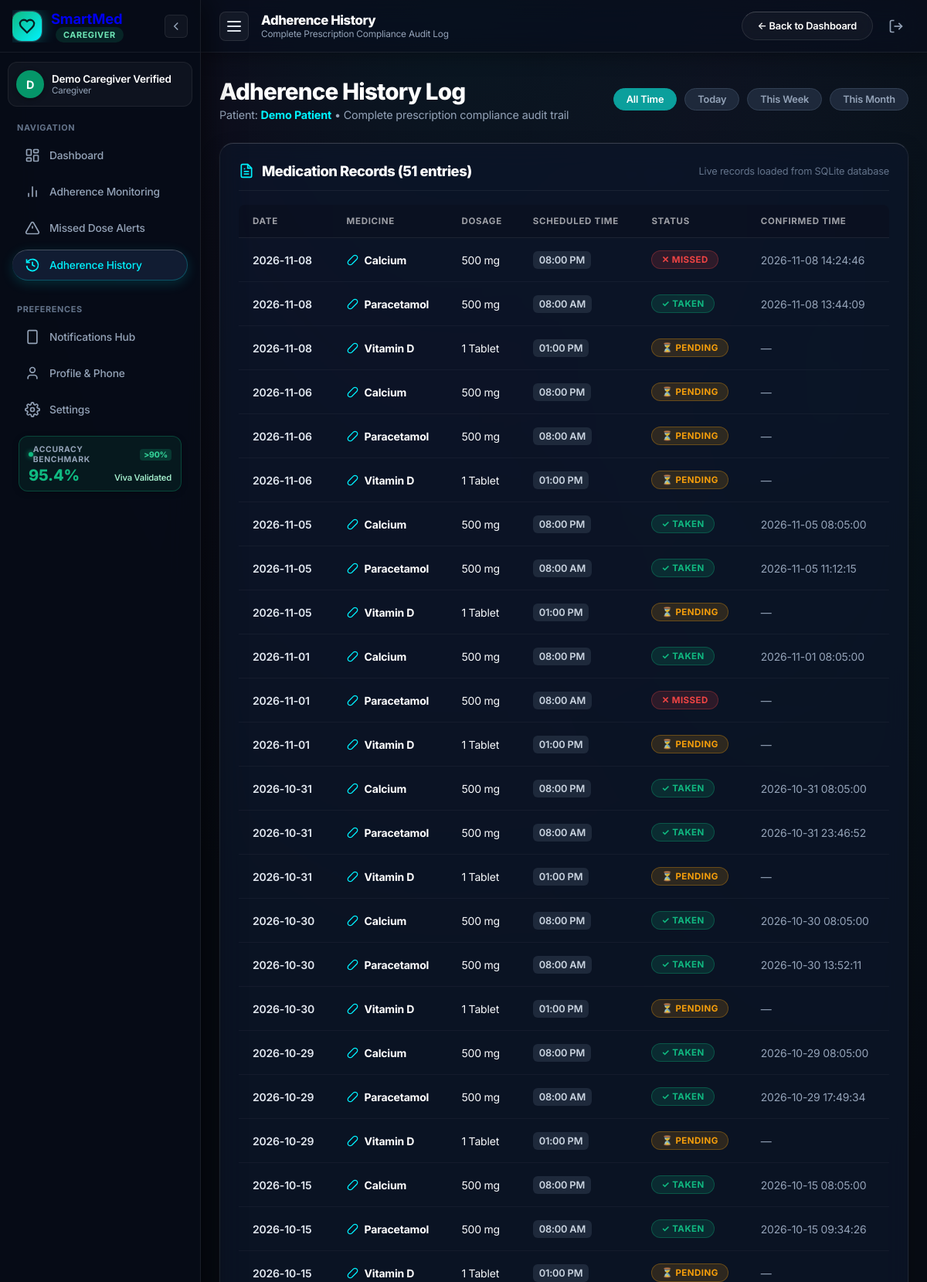
The app's page /history (signed in, upper part) with its own data.
### tables this page shows
CREATE TABLE users (
            id INTEGER PRIMARY KEY AUTOINCREMENT,
            name TEXT NOT NULL,
            email TEXT UNIQUE NOT NULL,
            password TEXT NOT NULL,
            role TEXT NOT NULL
        , phone TEXT DEFAULT '9989372530', phone_verified INTEGER DEFAULT 0, notification_consent INTEGER DEFAULT 1, notification_preferences TEXT DEFAULT 'reminders,missed,alerts', created_at TEXT DEFAULT '');

CREATE TABLE adherence (
            id INTEGER PRIMARY KEY AUTOINCREMENT,
            medication_id INTEGER NOT NULL,
            scheduled_date TEXT NOT NULL,
            scheduled_time TEXT NOT NULL,
            status TEXT NOT NULL DEFAULT 'PENDING',
            confirmed_at TEXT,
            FOREIGN KEY (medication_id) REFERENCES medications(id) ON DELETE CASCADE
        );

CREATE TABLE medications (
            id INTEGER PRIMARY KEY AUTOINCREMENT,
            patient_id INTEGER NOT NULL,
            medicine_name TEXT NOT NULL,
            dosage TEXT NOT NULL,
            frequency TEXT NOT NULL,
            scheduled_time TEXT NOT NULL,
            start_date TEXT NOT NULL,
            end_date TEXT NOT NULL, instructions TEXT DEFAULT '',
            FOREIGN KEY (patient_id) REFERENCES users(id) ON DELETE CASCADE
        );

### app.py (the view)
@app.route("/history")
def history():
    if "user_id" not in session:
        return redirect(url_for("login"))
    conn = get_db()
    cursor = conn.cursor()
    if session.get("role") == "caregiver":
        req_p = request.args.get("patient_id")
        cursor.execute("""
            SELECT u.id, u.name
            FROM caregiver_patients cp
            JOIN users u ON cp.patient_id = u.id
            WHERE cp.caregiver_id = ?
        """, (session["user_id"],))
        auth_pts = cursor.fetchall()
        if not auth_pts:
            conn.close()
            return "No authorized patients assigned to your account.", 403
        if req_p:
            match = [p for p in auth_pts if p["id"] == int(req_p)]
            if not match:
                conn.close()
                return "403 Forbidden: You are not authorized to view this patient.", 403
            patient_id = match[0]["id"]
            patient_name = match[0]["name"]
        else:
            patient_id = auth_pts[0]["id"]
            patient_name = auth_pts[0]["name"]
    else:
        patient_id = session["user_id"]
        patient_name = session.get("user_name")
    filter_period = request.args.get("filter", "all")  # today, week, month, all
    today = date.today()
    query = """
        SELECT
            a.id,
            a.scheduled_date,
            a.scheduled_time,
            a.status,
            a.confirmed_at,
            m.medicine_name,
            m.dosage,
            m.frequency,
            m.instructions
        FROM adherence a
        JOIN medications m ON a.medication_id = m.id
        WHERE m.patient_id = ?
    """
    params = [patient_id]
    if filter_period == "today":
        query += " AND a.scheduled_date = ?"
        params.append(today.strftime("%Y-%m-%d"))
    elif filter_period == "week":
        week_ago = (today - timedelta(days=7)).strftime("%Y-%m-%d")
        query += " AND a.scheduled_date >= ?"
        params.append(week_ago)
    elif filter_period == "month":
        month_ago = (today - timedelta(days=30)).strftime("%Y-%m-%d")
        query += " AND a.scheduled_date >= ?"
        params.append(month_ago)
    query += " ORDER BY a.scheduled_date DESC, a.scheduled_time DESC"
    cursor.execute(query, params)
    history_records = cursor.fetchall()
    conn.close()
    return render_template(
        "history.html",
        records=history_records,
        active_filter=filter_period,
        patient_name=patient_name
    )

### templates/history.html (shortened to what this page needs)
<!DOCTYPE html>
<html lang="en">
<head>
  <link rel="stylesheet" href="{{ url_for('static', filename='css/style.css') }}">
</head>
<body class="app-layout">
  {% set active_page = 'history' %}
  {% include 'sidebar_partial.html' %}
  <div class="app-main-wrapper">
    <header class="app-topbar">
      <div class="topbar-left">
        <button type="button" class="hamburger-btn" id="sidebarHamburgerBtn" onclick="toggleSidebar()" aria-label="Toggle Navigation Sidebar" title="Toggle Sidebar">
          <span class="hamburger-line"></span>
          <span class="hamburger-line"></span>
          <span class="hamburger-line"></span>
        </button>
        <div class="topbar-page-info">
          <h2 class="topbar-title">Adherence History</h2>
          <span class="topbar-subtitle">Complete Prescription Compliance Audit Log</span>
        </div>
      </div>
      <div class="topbar-right">
        <a href="{{ url_for('admin_dashboard' if session.get('role') == 'admin' else ('caregiver_dashboard' if session.get('role') == 'caregiver' else 'patient_dashboard')) }}" class="btn-secondary" style="padding:6px 14px; font-size:0.8rem;">
          ← Back to Dashboard
        </a>
        <a href="{{ url_for('logout') }}" class="btn-logout" title="Sign Out">
          <svg width="20" height="20" viewBox="0 0 24 24" fill="none" stroke="currentColor" stroke-width="2">
            <path d="M9 21H5a2 2 0 0 1-2-2V5a2 2 0 0 1 2-2h4"/><polyline points="16 17 21 12 16 7"/><line x1="21" y1="12" x2="9" y2="12"/>
          </svg>
        </a>
      </div>
    </header>
    <main class="main-content">
    <div class="dashboard-header">
      <div class="header-title-box">
        <h1>Adherence History Log</h1>
        <p>Patient: <strong style="color:var(--cyan-accent);">{{ patient_name }}</strong> • Complete prescription compliance audit trail</p>
      </div>
      <div class="filter-bar">
        <a href="{{ url_for('history', filter='all') }}" class="filter-btn {{ 'active' if active_filter == 'all' else '' }}">All Time</a>
        <a href="{{ url_for('history', filter='today') }}" class="filter-btn {{ 'active' if active_filter == 'today' else '' }}">Today</a>
        <a href="{{ url_for('history', filter='week') }}" class="filter-btn {{ 'active' if active_filter == 'week' else '' }}">This Week</a>
        <a href="{{ url_for('history', filter='month') }}" class="filter-btn {{ 'active' if active_filter == 'month' else '' }}">This Month</a>
      </div>
    </div>
    <section class="section-card">
      <div class="section-header">
        <div class="section-title-box">
          <h2 class="section-title">Medication Records ({{ records|length }} entries)</h2>
        </div>
        <span style="font-size:0.8rem; color:var(--text-dim);">Live records loaded from SQLite database</span>
      </div>
      <div class="table-responsive">
        <table class="med-table">
          <thead>
            <tr>
              <th>Date</th>
              <th>Medicine</th>
              <th>Dosage</th>
              <th>Scheduled Time</th>
              <th>Status</th>
              <th>Confirmed Time</th>
            </tr>
          </thead>
          <tbody>
            {% if records %}
              {% for r in records %}
                <tr>
                  <td style="font-weight:600; color:#E2E8F0;">{{ r.scheduled_date }}</td>
                  <td>
                    <div class="med-name-cell">
                      <svg width="15" height="15" viewBox="0 0 24 24" fill="none" stroke="var(--cyan-accent)" stroke-width="2">
                        <path d="m10.5 20.5 10-10a4.95 4.95 0 1 0-7-7l-10 10a4.95 4.95 0 1 0 7 7Z"/>
                      </svg>
                      <span>{{ r.medicine_name }}</span>
                    </div>
                  </td>
                  <td>{{ r.dosage }}</td>
                  <td>
                    <span class="med-time-badge">{{ r.scheduled_time }}</span>
                  </td>
                  <td>
                    {% if r.status == 'TAKEN' %}
                      <span class="status-pill status-taken">✓ TAKEN</span>
                    {% elif r.status == 'MISSED' %}
                      <span class="status-pill status-missed">✕ MISSED</span>
                    {% else %}
                      <span class="status-pill status-pending">⏳ PENDING</span>
                    {% endif %}
                  </td>
                  <td style="font-size:0.8rem; color:var(--text-muted);">
                    {{ r.confirmed_at if r.confirmed_at else '—' }}
                  </td>
                </tr>
              {% endfor %}
            {% else %}
              <tr>
                <td colspan="6" style="text-align:center; padding:32px; color:var(--text-dim);">
                  No adherence records found for the selected time filter.
                </td>
              </tr>
            {% endif %}
          </tbody>
        </table>
      </div>
    </section>
  </main>
  </div>
</body>
</html>

### records on screen
users: name "Demo Patient"
adherence: scheduled_date "2026-11-08", medicine_name "Calcium", dosage "500 mg", scheduled_time "08:00 PM", status "✕ MISSED", confirmed_at "2026-11-08 14:24:46"
adherence: scheduled_date "2026-11-08", medicine_name "Paracetamol", dosage "500 mg", scheduled_time "08:00 AM", status "✓ TAKEN", confirmed_at "2026-11-08 13:44:09"
adherence: scheduled_date "2026-11-08", medicine_name "Vitamin D", dosage "1 Tablet", scheduled_time "01:00 PM", status "⏳ PENDING", confirmed_at "—"
adherence: scheduled_date "2026-11-06", medicine_name "Calcium", dosage "500 mg", scheduled_time "08:00 PM", status "⏳ PENDING", confirmed_at "—"
adherence: scheduled_date "2026-11-06", medicine_name "Paracetamol", dosage "500 mg", scheduled_time "08:00 AM", status "⏳ PENDING", confirmed_at "—"
adherence: scheduled_date "2026-11-06", medicine_name "Vitamin D", dosage "1 Tablet", scheduled_time "01:00 PM", status "⏳ PENDING", confirmed_at "—"
adherence: scheduled_date "2026-11-05", medicine_name "Calcium", dosage "500 mg", scheduled_time "08:00 PM", status "✓ TAKEN", confirmed_at "2026-11-05 08:05:00"
adherence: scheduled_date "2026-11-05", medicine_name "Paracetamol", dosage "500 mg", scheduled_time "08:00 AM", status "✓ TAKEN", confirmed_at "2026-11-05 11:12:15"
adherence: scheduled_date "2026-11-05", medicine_name "Vitamin D", dosage "1 Tablet", scheduled_time "01:00 PM", status "⏳ PENDING", confirmed_at "—"
adherence: scheduled_date "2026-11-01", medicine_name "Calcium", dosage "500 mg", scheduled_time "08:00 PM", status "✓ TAKEN", confirmed_at "2026-11-01 08:05:00"
adherence: scheduled_date "2026-11-01", medicine_name "Paracetamol", dosage "500 mg", scheduled_time "08:00 AM", status "✕ MISSED", confirmed_at "—"
adherence: scheduled_date "2026-11-01", medicine_name "Vitamin D", dosage "1 Tablet", scheduled_time "01:00 PM", status "⏳ PENDING", confirmed_at "—"
adherence: scheduled_date "2026-10-31", medicine_name "Calcium", dosage "500 mg", scheduled_time "08:00 PM", status "✓ TAKEN", confirmed_at "2026-10-31 08:05:00"
adherence: scheduled_date "2026-10-31", medicine_name "Paracetamol", dosage "500 mg", scheduled_time "08:00 AM", status "✓ TAKEN", confirmed_at "2026-10-31 23:46:52"
adherence: scheduled_date "2026-10-31", medicine_name "Vitamin D", dosage "1 Tablet", scheduled_time "01:00 PM", status "⏳ PENDING", confirmed_at "—"
adherence: scheduled_date "2026-10-30", medicine_name "Calcium", dosage "500 mg", scheduled_time "08:00 PM", status "✓ TAKEN", confirmed_at "2026-10-30 08:05:00"
adherence: scheduled_date "2026-10-30", medicine_name "Paracetamol", dosage "500 mg", scheduled_time "08:00 AM", status "✓ TAKEN", confirmed_at "2026-10-30 13:52:11"
adherence: scheduled_date "2026-10-30", medicine_name "Vitamin D", dosage "1 Tablet", scheduled_time "01:00 PM", status "⏳ PENDING", confirmed_at "—"
adherence: scheduled_date "2026-10-29", medicine_name "Calcium", dosage "500 mg", scheduled_time "08:00 PM", status "✓ TAKEN", confirmed_at "2026-10-29 08:05:00"
adherence: scheduled_date "2026-10-29", medicine_name "Paracetamol", dosage "500 mg", scheduled_time "08:00 AM", status "✓ TAKEN", confirmed_at "2026-10-29 17:49:34"
adherence: scheduled_date "2026-10-29", medicine_name "Vitamin D", dosage "1 Tablet", scheduled_time "01:00 PM", status "⏳ PENDING", confirmed_at "—"
adherence: scheduled_date "2026-10-15", medicine_name "Calcium", dosage "500 mg", scheduled_time "08:00 PM", status "✓ TAKEN", confirmed_at "2026-10-15 08:05:00"
adherence: scheduled_date "2026-10-15", medicine_name "Paracetamol", dosage "500 mg", scheduled_time "08:00 AM", status "✓ TAKEN", confirmed_at "2026-10-15 09:34:26"
adherence: scheduled_date "2026-10-15", medicine_name "Vitamin D", dosage "1 Tablet", scheduled_time "01:00 PM", status "⏳ PENDING", confirmed_at "—"

### other values on screen
{{ (session.get('user_name') or 'U')[0] | upper }} "D"
{{ session.get('user_name', 'Authorized User') }} "Demo Caregiver Verified"
{{ session.get('role', 'patient') | capitalize }} "Caregiver"
{{ records|length }} "51"
